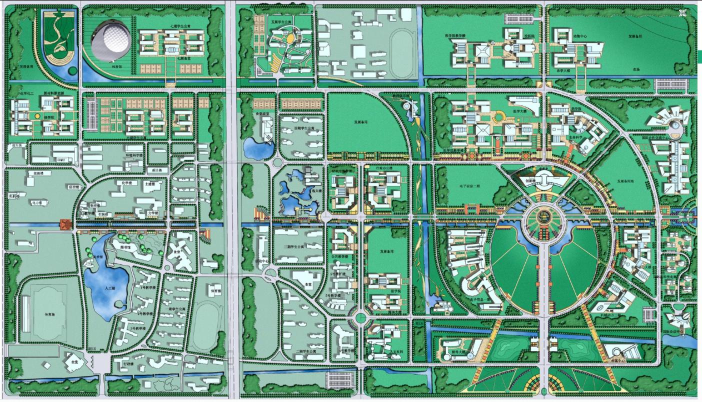
%> input picture MapForUI.jpg, 1404 x 803 px (shown at 1/2 size)
$ octave test_or4_debug.m   (GNU Octave 9; MATLAB toolbox functions it lacks are replaced by stand-ins)
%> lines starting %> are read from the running program, lines starting %| are printed output that depends on the picture
% test_or4_debug.m — 独立测试 or4_street_view 的渲染逻辑
% 运行此脚本即可在不启动完整 UI 的情况下调试街景渲染

mapImage = imread('MapForUI.jpg');
%> mapImage is the input picture: size 803x1404x3 uint8; mean R, G, B 117.8, 164.8, 143.3
[mapH, mapW, ~] = size(mapImage);
%> mapH = 803; mapW = 1404
scale = 1.7;

% 模拟相机参数（地图中心，朝北，俯视15度）
cam.realX = mapW / 2 * scale;   % 地图中心 X (米)
%> cam.realX = 1193.4
cam.realY = mapH / 2 * scale;   % 地图中心 Y (米)
%> cam.realY = 682.5
cam.height = 10;
cam.yawDegree = 0;
cam.pitchDegree = 15;
cam.focalPixel = 280;
cam.viewDist = 260;
cam.maxDist = 680;

viewW = 520;
viewH = 360;

fprintf('地图尺寸: %d x %d\n', mapW, mapH);
%| 地图尺寸: 1404 x 803
fprintf('相机: X=%.0f Y=%.0f yaw=%.0f pitch=%.0f height=%.0f focal=%.0f\n', ...
    cam.realX, cam.realY, cam.yawDegree, cam.pitchDegree, cam.height, cam.focalPixel);
%| 相机: X=1193 Y=683 yaw=0 pitch=15 height=10 focal=280

% 计算基向量
[rcw, tcw, rwc, twc] = getCameraTransforms(cam);
%> tcw = [1193.4; 682.5; 10]; twc = [1193.4; -186.3; -656.7]
[right, up, forward] = getCameraBaseVectors(cam);
%> right = [-1 1.22e-16 0]; up = [3.17e-17 0.259 0.966]
cameraCenter = [cam.realX, cam.realY, cam.height];

fprintf('forward = [%.4f, %.4f, %.4f]\n', forward(1), forward(2), forward(3));
%| forward = [0.0000, 0.9659, -0.2588]
fprintf('right   = [%.4f, %.4f, %.4f]\n', right(1), right(2), right(3));
%| right   = [-1.0000, 0.0000, 0.0000]
fprintf('up      = [%.4f, %.4f, %.4f]\n', up(1), up(2), up(3));
%| up      = [0.0000, 0.2588, 0.9659]
fprintf('cameraCenter = [%.1f, %.1f, %.1f]\n', cameraCenter(1), cameraCenter(2), cameraCenter(3));
%| cameraCenter = [1193.4, 682.5, 10.0]

viewImage = uint8(zeros(viewH, viewW, 3));
skyColor = uint8([205 225 245]);
outsideColor = uint8([235 235 235]);
[imgH, imgW, ~] = size(mapImage);

skyCount = 0;
hitCount = 0;
outCount = 0;
% Sample a few key pixels and print debug info
samples = [
    1, 1;          % top-left
    1, round(viewW/2);  % top-center
    round(viewH/2), round(viewW/2); % center
    viewH, round(viewW/2); % bottom-center
    ];
maxPixelValue = 0;

for vRow = 1:viewH
    for vCol = 1:viewW
        xPlane = vCol - viewW / 2;
        yPlane = viewH / 2 - vRow;
        rayDir = cam.focalPixel * forward + xPlane * right + yPlane * up;

        if rayDir(3) >= -0.0001
            viewImage(vRow, vCol, :) = skyColor;
            skyCount = skyCount + 1;
        else
            tGround = -cameraCenter(3) / rayDir(3);
            groundPt = cameraCenter + tGround * rayDir;

            dx = groundPt(1) - cam.realX;
            dy = groundPt(2) - cam.realY;
            distOnGround = sqrt(dx*dx + dy*dy);

            mapCol = round(groundPt(1) / scale);
            mapRow = round(mapH - groundPt(2) / scale);

            if tGround > 0 && distOnGround <= cam.maxDist && ...
               mapRow >= 1 && mapRow <= imgH && mapCol >= 1 && mapCol <= imgW
                viewImage(vRow, vCol, :) = mapImage(mapRow, mapCol, :);
                hitCount = hitCount + 1;
                if max(double(mapImage(mapRow, mapCol, :))) > maxPixelValue
                    maxPixelValue = max(double(mapImage(mapRow, mapCol, :)));
                end
            else
                viewImage(vRow, vCol, :) = outsideColor;
                outCount = outCount + 1;
            end
        end

        % Debug for sample points
        for si = 1:size(samples, 1)
            if vRow == samples(si, 1) && vCol == samples(si, 2)
                if rayDir(3) >= -0.0001
                    fprintf('Pixel (%d,%d): xPlane=%.1f yPlane=%.1f rayDir=[%.1f,%.1f,%.1f] SKY\n', ...
                        vRow, vCol, xPlane, yPlane, rayDir(1), rayDir(2), rayDir(3));
                else
                    fprintf('Pixel (%d,%d): xPlane=%.1f yPlane=%.1f rayDir=[%.1f,%.1f,%.1f] tGround=%.1f groundPt=[%.1f,%.1f,%.1f] mapCol=%d mapRow=%d\n', ...
                        vRow, vCol, xPlane, yPlane, rayDir(1), rayDir(2), rayDir(3), ...
                        tGround, groundPt(1), groundPt(2), groundPt(3), mapCol, mapRow);
                end
            end
        end
    end
end
%> this loop made 360 passes
%| Pixel (1,1): xPlane=-259.0 yPlane=179.0 rayDir=[259.0,316.8,100.4] SKY
%| Pixel (1,260): xPlane=0.0 yPlane=179.0 rayDir=[0.0,316.8,100.4] SKY
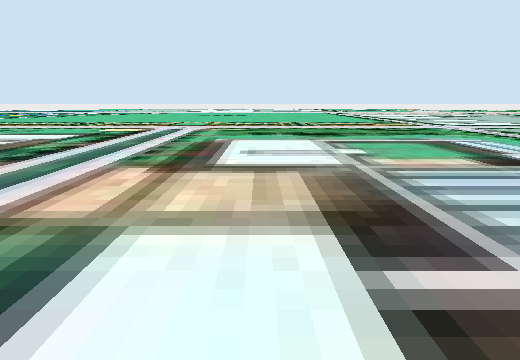
%> viewImage: size 360x520x3 uint8; mean R, G, B 172.1, 189.2, 187.5
%> after the loop, distOnGround = 13.93; dx = -10.55; dy = 9.09; groundPt = [1182.8 691.6 0]; hitCount = 130321; mapCol = 696; mapRow = 396; maxPixelValue = 255; outCount = 2799; skyCount = 54080; tGround = 0.0406

fprintf('\n统计: sky=%d hit=%d out=%d (总 %d)\n', skyCount, hitCount, outCount, viewW*viewH);
%| 统计: sky=54080 hit=130321 out=2799 (总 187200)
fprintf('最大像素值: %d\n', maxPixelValue);
%| 最大像素值: 255

% 显示结果
figure;
imshow(viewImage);
title(sprintf('sky=%d hit=%d out=%d', skyCount, hitCount, outCount));

% ---- 相机变换函数（从 or4_street_view.m 复制） ----
function [rcw, tcw, rwc, twc] = getCameraTransforms(cam)
    pitch = cam.pitchDegree * pi / 180;
    yaw   = cam.yawDegree   * pi / 180;

    R1 = [1, 0, 0;
          0, cos(pitch), -sin(pitch);
          0, sin(pitch),  cos(pitch)];

    R2 = [1, 0, 0;
          0, 0, -1;
          0, 1,  0];

    az = pi - yaw;
    R3 = [cos(az), -sin(az), 0;
          sin(az),  cos(az), 0;
          0,        0,       1];

    T4 = [cam.realX; cam.realY; cam.height];

    R = R3 * R2 * R1;
    rcw = R;
    tcw = T4;

    rwc = rcw';
    twc = -rwc * tcw;
end

function [right, up, forward] = getCameraBaseVectors(cam)
    [rcw, ~, ~, ~] = getCameraTransforms(cam);
    right   = rcw(:, 1)';
    up      = rcw(:, 2)';
    forward = rcw(:, 3)';
end
